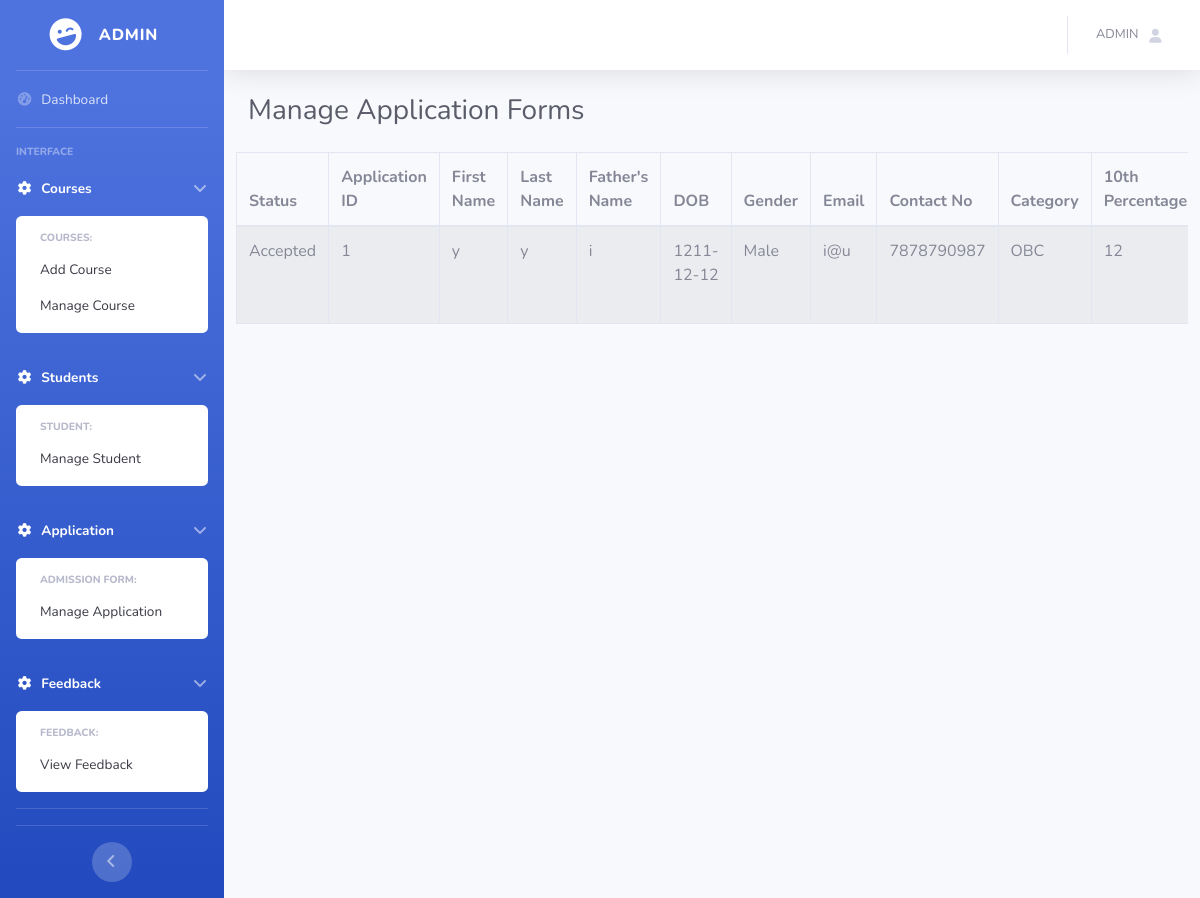
Page /disapplication1.php on the committed database.
### tables this page shows
CREATE TABLE `application` (
  `app_id` int(10) NOT NULL,
  `firstname` varchar(20) NOT NULL,
  `lastname` varchar(20) NOT NULL,
  `fname` varchar(20) NOT NULL,
  `dob` date NOT NULL,
  `gender` varchar(10) NOT NULL,
  `email` varchar(20) NOT NULL,
  `num` bigint(15) NOT NULL,
  `category` varchar(10) NOT NULL,
  `10%` int(5) NOT NULL,
  `12%` int(5) NOT NULL,
  `graduation%` int(5) NOT NULL,
  `c_name` varchar(20) NOT NULL,
  `c_id` varchar(20) NOT NULL,
  `address` varchar(50) NOT NULL,
  `status` varchar(10) NOT NULL
);

### disapplication1.php (the view, shortened to what this page needs)
<?php
require 'connection.php';
$query = "select * from application";
 $result = mysqli_query($conn, $query);
?>
<!DOCTYPE html>
<html lang="en">
<head>
   <link href="vendor/fontawesome-free/css/all.min.css" rel="stylesheet" type="text/css">
   <link href="css/sb-admin-2.min.css" rel="stylesheet">
</head>
<body>
                <div id="wrapper">
                    <ul class="navbar-nav bg-gradient-primary sidebar sidebar-dark accordion" id="accordionSidebar">
                        <a class="sidebar-brand d-flex align-items-center justify-content-center" href="">
                            <div class="sidebar-brand-icon rotate-n-15">
                                <i class="fas fa-laugh-wink"></i>
                            </div>
                            <div class="sidebar-brand-text mx-3">Admin</div>
                        </a>
                        <hr class="sidebar-divider my-0">
                        <li class="nav-item">
                            <a class="nav-link" href="admindash.php">
                                <i class="fas fa-fw fa-tachometer-alt"></i>
                                <span>Dashboard</span></a>
                        </li>
                        <hr class="sidebar-divider">
                        <div class="sidebar-heading">
                            Interface
                        </div>
                        <li class="nav-item active">
                            <a class="nav-link" href="#" data-toggle="collapse" data-target="#collapseTwo"
                                aria-expanded="true" aria-controls="collapseTwo">
                                <i class="fas fa-fw fa-cog"></i>
                                <span>Courses</span>
                            </a>
                            <div id="collapseTwo" class="collapse show" aria-labelledby="headingTwo"
                                data-parent="#accordionSidebar">
                                <div class="bg-white py-2 collapse-inner rounded">
                                    <h6 class="collapse-header">Courses:</h6>
                                    <a class="collapse-item " href="addcourse.php">Add Course</a>
                                    <a class="collapse-item " href="manage_course.php">Manage Course</a>
                                </div>
                            </div>
                        </li>
                        <li class="nav-item active">
                            <a class="nav-link" href="#" data-toggle="collapse" data-target="#collapseTwo"
                                aria-expanded="true" aria-controls="collapseTwo">
                                <i class="fas fa-fw fa-cog"></i>
                                <span>Students</span>
                            </a>
                            <div id="collapseTwo" class="collapse show" aria-labelledby="headingTwo"
                                data-parent="#accordionSidebar">
                                <div class="bg-white py-2 collapse-inner rounded">
                                    <h6 class="collapse-header">Student:</h6>
                                    <a class="collapse-item " href="disstudent.php">Manage Student</a>
                                </div>
                            </div>
                        </li>
                        <li class="nav-item active">
                            <a class="nav-link" href="#" data-toggle="collapse" data-target="#collapseTwo"
                                aria-expanded="true" aria-controls="collapseTwo">
                                <i class="fas fa-fw fa-cog"></i>
                                <span>Application</span>
                            </a>
                            <div id="collapseTwo" class="collapse show" aria-labelledby="headingTwo"
                                data-parent="#accordionSidebar">
                                <div class="bg-white py-2 collapse-inner rounded">
                                    <h6 class="collapse-header">Admission Form:</h6>
                                    <a class="collapse-item " href="disapplication.php">Manage Application</a>
                                </div>
                            </div>
                        </li>
                        <li class="nav-item active">
                            <a class="nav-link" href="#" data-toggle="collapse" data-target="#collapseTwo"
                                aria-expanded="true" aria-controls="collapseTwo">
                                <i class="fas fa-fw fa-cog"></i>
                                <span>Feedback</span>
                            </a>
                            <div id="collapseTwo" class="collapse show" aria-labelledby="headingTwo"
                                data-parent="#accordionSidebar">
                                <div class="bg-white py-2 collapse-inner rounded">
                                    <h6 class="collapse-header">Feedback:</h6>
                                    <a class="collapse-item " href="displayfeedback.php">View Feedback</a>
                                </div>
                            </div>
                        </li>
                        <hr class="sidebar-divider">
                        <hr class="sidebar-divider d-none d-md-block">
                        <div class="text-center d-none d-md-inline">
                            <button class="rounded-circle border-0" id="sidebarToggle"></button>
                        </div>
                    </ul>
                    <div id="content-wrapper" class="d-flex flex-column">
                        <div id="content">
                            <nav class="navbar navbar-expand navbar-light bg-white topbar mb-4 static-top shadow">
                                <ul class="navbar-nav ml-auto">
                                    <li class="nav-item dropdown no-arrow">
                                        <a class="nav-link dropdown-toggle" href="#" id="userDropdown" role="button"
                                            data-toggle="dropdown" aria-haspopup="true" aria-expanded="false">
                                            <span class="mr-2 d-none d-lg-inline text-gray-600 small">ADMIN
                                            </span>
                                            <i class="fas fa-user fa-sm fa-fw mr-2 text-gray-400"></i>
                                        </a>
                                    </li>
                                </ul>
                            </nav>
 <div class="container-fluid">
<div class="d-sm-flex align-items-center justify-content-between mb-4">
    <h1 class="h3 mb-0 text-gray-800">Manage Application Forms </h1>
</div>
<div class="row d-flex justify-content-center">
    <div class="table-responsive">
    <table class="table table-striped table-bordered table-hover">
    <thead>
    <tr>
    <th scope="col">Status</th>
    <th scope="col">Application ID</th>
    <th scope="col">First Name</th>
    <th scope="col">Last Name</th>
    <th scope="col">Father's Name</th>
    <th scope="col">DOB</th>
    <th scope="col">Gender</th>
    <th scope="col">Email</th>
    <th scope="col">Contact No</th>
    <th scope="col">Category</th>
    <th scope="col">10th Percentage</th>
    </tr>
    </thead>
    <tbody>
     <tr>
            <?php
            while($row = mysqli_fetch_assoc($result))
            {
            ?>
            <td><?php echo $row['status']?></td>
            <td><?php echo $row['app_id']?></td>
            <td><?php echo $row['firstname']?></td>
            <td><?php echo $row['lastname']?></td>
            <td><?php echo $row['fname']?></td>
            <td><?php echo $row['dob']?></td>
            <td><?php echo $row['gender']?></td>
            <td><?php echo $row['email']?></td>
            <td><?php echo $row['num']?></td>
            <td><?php echo $row['category']?></td>
            <td><?php echo $row['10%']?></td>
            </tr>
             <?php
            }
            ?>
    </tbody>
    </table>
    </div>
</div>
</div>
</div>
</div>
</body>
</html>

### rows in the picture
application: status "Accepted", app_id "1", firstname "y", lastname "y", fname "i", dob "1211-12-12", gender "Male", email "i@u", num "7878790987", category "OBC", value "12"
